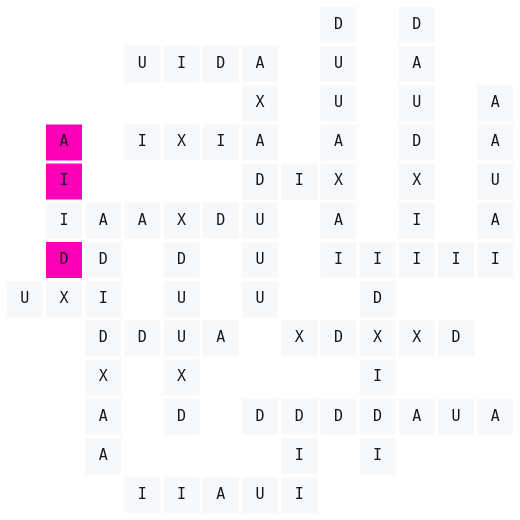

The notebook cell saved with this chart:
### Code cell
plot_llm_run_move(
    context,
    move_source="parsed",
    visible_axes=visible_axes,
    slice_coords=SLICE_COORDS,
)

### Figure 1 — Plotly figure (JSON) as saved in the notebook; plotly's stock layout.template omitted (floating-point values rounded to 4 significant figures)
{"data": [{"customdata": [[[-10, -1], "0"], [[-9, -1], "0"], [[-9, 0], ""], [[-9, 1], "0"], [[-9, 2], ""], [[-9, 3], ""], [[-8, -5], "1"], [[-8, -4], "1"], [[-8, -3], "1"], [[-8, -2], "1"], [[-8, -1], "0,1"], [[-8, 0], "1"], [[-8, 1], "0,1"], [[-7, -6], "0"], [[-7, -2], "0"], [[-7, 1], "0"], [[-7, 3], "0"], [[-7, 5], "0"], [[-6, -6], "0"], [[-6, -4], "1"], [[-6, -3], "1"], [[-6, -2], "0,1"], [[-6, -1], "1"], [[-6, 0], "1"], [[-6, 1], "0,1"], [[-6, 3], "0"], [[-6, 5], "0"], [[-5, -6], "0"], [[-5, -2], "0"], [[-5, 1], "0"], [[-5, 3], "0"], [[-5, 5], "0"], [[-4, -6], "0"], [[-4, -4], "0"], [[-4, -1], "1"], [[-4, 0], "1"], [[-4, 1], "0,1"], [[-4, 2], "0,1"], [[-4, 3], "0,1"], [[-4, 4], "1"], [[-4, 5], "0,1"], [[-3, -6], "0,1"], [[-3, -5], "1"], [[-3, -4], "0,1"], [[-3, -2], "0"], [[-3, 2], "0"], [[-2, -4], "0"], [[-2, -2], "0"], [[-2, 0], "0,1"], [[-2, 1], "1"], [[-2, 2], "0,1"], [[-2, 3], "1"], [[-2, 4], "1"], [[-2, 5], "1"], [[-2, 6], "1"], [[-1, -5], "1"], [[-1, -4], "0,1"], [[-1, -3], "1"], [[-1, -2], "0,1"], [[-1, -1], "1"], [[-1, 0], "0,1"], [[0, -4], "0"], [[0, -2], "0"], [[0, 0], "0,1"], [[0, 1], "1"], [[0, 2], "1"], [[0, 3], "1"], [[0, 4], "1"], [[0, 5], "1"], [[0, 6], "1"], [[1, -4], "0"], [[1, -2], "0"], [[1, 0], "0"], [[2, -4], "0"], [[2, 0], "0,1"], [[2, 1], "1"], [[2, 2], "1"], [[2, 3], "1"], [[2, 4], "1"]], "hovertemplate": "coord=%{customdata[0]}<br>symbol=%{text}<br>axes=%{customdata[1]}<extra></extra>", "marker": {"color": ["#f7f8fa", "#f7f8fa", "#ff00b8", "#f7f8fa", "#ff00b8", "#ff00b8", "#f7f8fa", "#f7f8fa", "#f7f8fa", "#f7f8fa", "#f7f8fa", "#f7f8fa", "#f7f8fa", "#f7f8fa", "#f7f8fa", "#f7f8fa", "#f7f8fa", "#f7f8fa", "#f7f8fa", "#f7f8fa", "#f7f8fa", "#f7f8fa", "#f7f8fa", "#f7f8fa", "#f7f8fa", "#f7f8fa", "#f7f8fa", "#f7f8fa", "#f7f8fa", "#f7f8fa", "#f7f8fa", "#f7f8fa", "#f7f8fa", "#f7f8fa", "#f7f8fa", "#f7f8fa", "#f7f8fa", "#f7f8fa", "#f7f8fa", "#f7f8fa", "#f7f8fa", "#f7f8fa", "#f7f8fa", "#f7f8fa", "#f7f8fa", "#f7f8fa", "#f7f8fa", "#f7f8fa", "#f7f8fa", "#f7f8fa", "#f7f8fa", "#f7f8fa", "#f7f8fa", "#f7f8fa", "#f7f8fa", "#f7f8fa", "#f7f8fa", "#f7f8fa", "#f7f8fa", "#f7f8fa", "#f7f8fa", "#f7f8fa", "#f7f8fa", "#f7f8fa", "#f7f8fa", "#f7f8fa", "#f7f8fa", "#f7f8fa", "#f7f8fa", "#f7f8fa", "#f7f8fa", "#f7f8fa", "#f7f8fa", "#f7f8fa", "#f7f8fa", "#f7f8fa", "#f7f8fa", "#f7f8fa", "#f7f8fa"], "line": {"color": "rgba(0, 0, 0, 0)", "width": 0}, "size": 36, "symbol": "square"}, "mode": "markers+text", "showlegend": false, "text": ["U", "X", "D", "I", "I", "A", "A", "A", "X", "D", "I", "D", "A", "I", "D", "A", "I", "U", "I", "D", "X", "U", "U", "D", "X", "X", "I", "A", "A", "D", "I", "D", "U", "D", "U", "U", "U", "D", "A", "X", "A", "I", "I", "D", "X", "I", "D", "D", "I", "A", "X", "A", "U", "U", "D", "I", "D", "I", "X", "D", "I", "A", "X", "I", "I", "X", "D", "U", "A", "D", "U", "D", "I", "A", "I", "A", "U", "A", "A"], "textfont": {"color": "#15181d", "family": "DejaVu Sans Mono, Menlo, Consolas, monospace", "size": 15}, "textposition": "middle center", "type": "scatter", "x": [-10, -9, -9, -9, -9, -9, -8, -8, -8, -8, -8, -8, -8, -7, -7, -7, -7, -7, -6, -6, -6, -6, -6, -6, -6, -6, -6, -5, -5, -5, -5, -5, -4, -4, -4, -4, -4, -4, -4, -4, -4, -3, -3, -3, -3, -3, -2, -2, -2, -2, -2, -2, -2, -2, -2, -1, -1, -1, -1, -1, -1, 0, 0, 0, 0, 0, 0, 0, 0, 0, 1, 1, 1, 2, 2, 2, 2, 2, 2], "y": [-1, -1, 0, 1, 2, 3, -5, -4, -3, -2, -1, 0, 1, -6, -2, 1, 3, 5, -6, -4, -3, -2, -1, 0, 1, 3, 5, -6, -2, 1, 3, 5, -6, -4, -1, 0, 1, 2, 3, 4, 5, -6, -5, -4, -2, 2, -4, -2, 0, 1, 2, 3, 4, 5, 6, -5, -4, -3, -2, -1, 0, -4, -2, 0, 1, 2, 3, 4, 5, 6, -4, -2, 0, -4, 0, 1, 2, 3, 4]}], "layout": {"dragmode": "pan", "height": 520, "margin": {"b": 4, "l": 4, "r": 4, "t": 4}, "paper_bgcolor": "white", "plot_bgcolor": "rgba(0, 0, 0, 0)", "showlegend": false, "width": 520, "xaxis": {"range": [-10.53, 2.53], "scaleanchor": "y", "scaleratio": 1, "showgrid": false, "showticklabels": false, "visible": false, "zeroline": false}, "yaxis": {"range": [-6.53, 6.53], "showgrid": false, "showticklabels": false, "visible": false, "zeroline": false}}}
